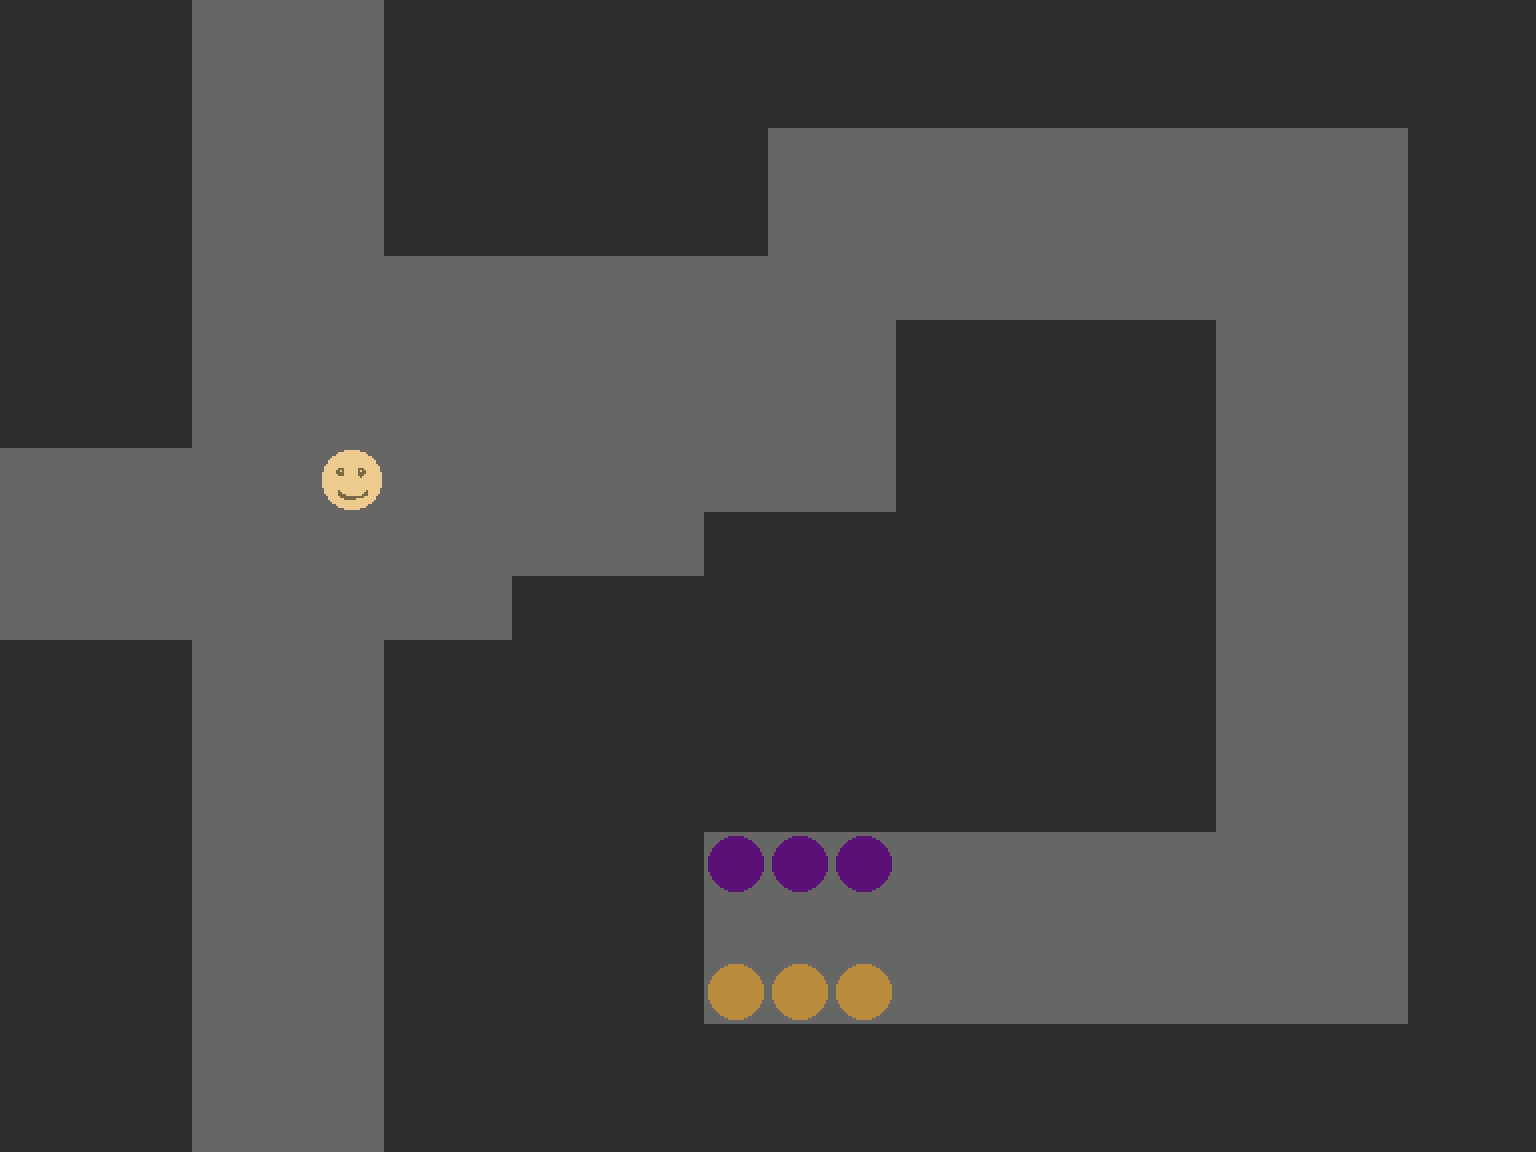

Tiled map render using the project's own tile images. Description and the map definition, with tile-layer contents summarised, below:
An orthogonal 24x18 tile map with 64x64 px tiles, 2 tile layers (bg, fg).

<map version="1.0" orientation="orthogonal" renderorder="left-down" width="24" height="18" tilewidth="64" tileheight="64" nextobjectid="1">
 <tileset firstgid="1" source="tilset.tsx" />
 <layer name="bg" width="24" height="18">
  <data>[432 cells, 432 non-empty, 2 distinct tile ids]</data>
 </layer>
 <layer name="fg" width="24" height="18">
  <data>[432 cells, 7 non-empty, 3 distinct tile ids]</data>
 </layer>
</map>
